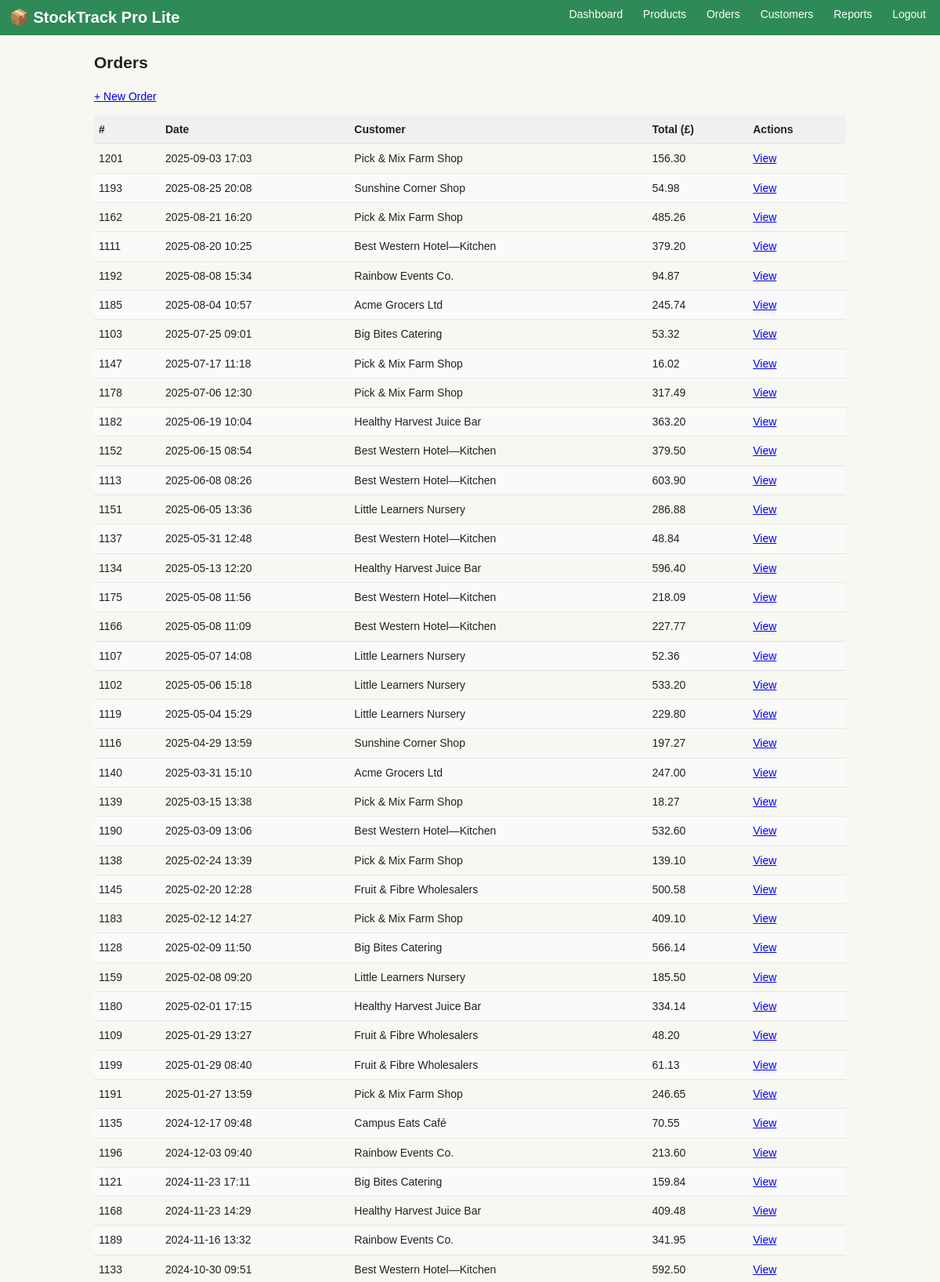
/StockTrackProLite/orders.php (upper part), run on the app's committed database.
### tables this page shows
CREATE TABLE `orders` (
  `id` int(11) NOT NULL AUTO_INCREMENT,
  `customer_id` int(11) DEFAULT NULL,
  `order_date` datetime NOT NULL,
  `total` decimal(10,2) NOT NULL,
  PRIMARY KEY (`id`),
  KEY `customer_id` (`customer_id`),
  CONSTRAINT `orders_ibfk_1` FOREIGN KEY (`customer_id`) REFERENCES `customers` (`id`)
);

CREATE TABLE `customers` (
  `id` int(11) NOT NULL AUTO_INCREMENT,
  `name` varchar(100) NOT NULL,
  `phone` varchar(30) DEFAULT NULL,
  `email` varchar(100) DEFAULT NULL,
  `address` text DEFAULT NULL,
  PRIMARY KEY (`id`)
);

### StockTrackProLite/orders.php (the view)
<?php
include __DIR__ . '/includes/db.php';
include __DIR__ . '/includes/header.php';
$orders = mysqli_fetch_all(mysqli_query($conn, "SELECT o.id, o.order_date, o.total,
           c.name AS customer
    FROM orders o
    LEFT JOIN customers c ON c.id = o.customer_id
    ORDER BY o.order_date DESC
"), MYSQLI_ASSOC);
?>
<h2>Orders</h2>
<p><a href="order_new.php" class="btn">+ New Order</a></p>
<table>
    <thead>
        <tr>
            <th>#</th>
            <th>Date</th>
            <th>Customer</th>
            <th>Total (£)</th>
            <th>Actions</th>
        </tr>
    </thead>
    <tbody>
    <?php if (empty($orders)): ?>
        <tr><td colspan="5">No orders yet.</td></tr>
    <?php else: ?>
        <?php foreach ($orders as $row): ?>
            <tr>
                <td><?php echo $row['id']; ?></td>
                <td><?php echo date('Y-m-d H:i', strtotime($row['order_date'])); ?></td>
                <td><?php echo htmlspecialchars($row['customer'] ?? '-'); ?></td>
                <td><?php echo number_format($row['total'], 2); ?></td>
                <td><a href="order_view.php?id=<?php echo $row['id']; ?>">View</a></td>
            </tr>
        <?php endforeach; ?>
    <?php endif; ?>
    </tbody>
</table>

### StockTrackProLite/assets/style.css (style rules this page uses)
body { background:#f8f8f3; color:#222; font:14px/1.45 Arial,Helvetica,sans-serif; margin:0; }
table { width:100%; border-collapse:collapse; margin-bottom:20px; }
th,td { padding:8px 6px; border-bottom:1px solid #e5e5e5; text-align:left; }
th { background:#f0f0f0; font-weight:bold; }
tr:nth-child(even) { background:#fafafa; }

### data on the page
orders: id "1201", order_date "2025-09-03 17:03", customer.name "Pick & Mix Farm Shop", total "156.30"
orders: id "1193", order_date "2025-08-25 20:08", customer.name "Sunshine Corner Shop", total "54.98"
orders: id "1162", order_date "2025-08-21 16:20", customer.name "Pick & Mix Farm Shop", total "485.26"
orders: id "1111", order_date "2025-08-20 10:25", customer.name "Best Western Hotel—Kitchen", total "379.20"
orders: id "1192", order_date "2025-08-08 15:34", customer.name "Rainbow Events Co.", total "94.87"
orders: id "1185", order_date "2025-08-04 10:57", customer.name "Acme Grocers Ltd", total "245.74"
orders: id "1103", order_date "2025-07-25 09:01", customer.name "Big Bites Catering", total "53.32"
orders: id "1147", order_date "2025-07-17 11:18", customer.name "Pick & Mix Farm Shop", total "16.02"
orders: id "1178", order_date "2025-07-06 12:30", customer.name "Pick & Mix Farm Shop", total "317.49"
orders: id "1182", order_date "2025-06-19 10:04", customer.name "Healthy Harvest Juice Bar", total "363.20"
orders: id "1152", order_date "2025-06-15 08:54", customer.name "Best Western Hotel—Kitchen", total "379.50"
orders: id "1113", order_date "2025-06-08 08:26", customer.name "Best Western Hotel—Kitchen", total "603.90"
orders: id "1151", order_date "2025-06-05 13:36", customer.name "Little Learners Nursery", total "286.88"
orders: id "1137", order_date "2025-05-31 12:48", customer.name "Best Western Hotel—Kitchen", total "48.84"
orders: id "1134", order_date "2025-05-13 12:20", customer.name "Healthy Harvest Juice Bar", total "596.40"
orders: id "1175", order_date "2025-05-08 11:56", customer.name "Best Western Hotel—Kitchen", total "218.09"
orders: id "1166", order_date "2025-05-08 11:09", customer.name "Best Western Hotel—Kitchen", total "227.77"
orders: id "1107", order_date "2025-05-07 14:08", customer.name "Little Learners Nursery", total "52.36"
orders: id "1102", order_date "2025-05-06 15:18", customer.name "Little Learners Nursery", total "533.20"
orders: id "1119", order_date "2025-05-04 15:29", customer.name "Little Learners Nursery", total "229.80"
orders: id "1116", order_date "2025-04-29 13:59", customer.name "Sunshine Corner Shop", total "197.27"
orders: id "1140", order_date "2025-03-31 15:10", customer.name "Acme Grocers Ltd", total "247.00"
orders: id "1139", order_date "2025-03-15 13:38", customer.name "Pick & Mix Farm Shop", total "18.27"
orders: id "1190", order_date "2025-03-09 13:06", customer.name "Best Western Hotel—Kitchen", total "532.60"
orders: id "1138", order_date "2025-02-24 13:39", customer.name "Pick & Mix Farm Shop", total "139.10"
orders: id "1145", order_date "2025-02-20 12:28", customer.name "Fruit & Fibre Wholesalers", total "500.58"
orders: id "1183", order_date "2025-02-12 14:27", customer.name "Pick & Mix Farm Shop", total "409.10"
orders: id "1128", order_date "2025-02-09 11:50", customer.name "Big Bites Catering", total "566.14"
orders: id "1159", order_date "2025-02-08 09:20", customer.name "Little Learners Nursery", total "185.50"
orders: id "1180", order_date "2025-02-01 17:15", customer.name "Healthy Harvest Juice Bar", total "334.14"
orders: id "1109", order_date "2025-01-29 13:27", customer.name "Fruit & Fibre Wholesalers", total "48.20"
orders: id "1199", order_date "2025-01-29 08:40", customer.name "Fruit & Fibre Wholesalers", total "61.13"
orders: id "1191", order_date "2025-01-27 13:59", customer.name "Pick & Mix Farm Shop", total "246.65"
orders: id "1135", order_date "2024-12-17 09:48", customer.name "Campus Eats Café", total "70.55"
orders: id "1196", order_date "2024-12-03 09:40", customer.name "Rainbow Events Co.", total "213.60"
orders: id "1121", order_date "2024-11-23 17:11", customer.name "Big Bites Catering", total "159.84"
orders: id "1168", order_date "2024-11-23 14:29", customer.name "Healthy Harvest Juice Bar", total "409.48"
orders: id "1189", order_date "2024-11-16 13:32", customer.name "Rainbow Events Co.", total "341.95"
orders: id "1133", order_date "2024-10-30 09:51", customer.name "Best Western Hotel—Kitchen", total "592.50"
